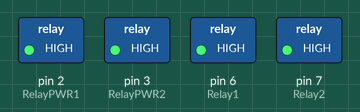
Simulated run of this sketch. Board: Arduino Uno, built with avr-gcc and run on an emulated ATmega328P. Parts: switched loads named in the sketch (green lamp = pin HIGH). Dashed ring = blinking.

Above: at 0.5 s.
Timing chart, 0 to 4.6 s (numbered marks = the images above):
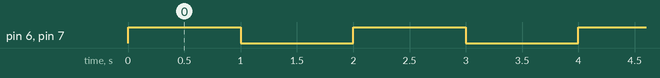

The sketch:

MDFIEDLNIFLWR.ino
```cpp
/*-------definning Inputs------*/


/*-------definning Outputs------*/
#define RelayPWR1 2
#define RelayPWR2 3
#define Relay1 6
#define Relay2 7
#define GND1 4
#define GND2 5

void setup()
{
 pinMode(RelayPWR1,OUTPUT);
 pinMode(RelayPWR2,OUTPUT);
 pinMode(Relay1,OUTPUT);
 pinMode(Relay2,OUTPUT);
 pinMode(GND1,OUTPUT);
 pinMode(GND2,OUTPUT);
 digitalWrite(RelayPWR1,HIGH);
 digitalWrite(RelayPWR2,HIGH);
 digitalWrite(GND1,LOW);
 digitalWrite(GND2,LOW);
}

void loop(){
 digitalWrite(Relay1,HIGH);
 digitalWrite(Relay2,HIGH);
 delay(1000);
 digitalWrite(Relay1,LOW);
 digitalWrite(Relay2,LOW);
 delay(1000);
 digitalWrite(RelayPWR1,HIGH);
 digitalWrite(RelayPWR2,HIGH);
}
```

Measured:
- by itself, pin 6 (Relay1), pin 7 (Relay2): alternates HIGH for 1.0 s and LOW for 1.0 s
